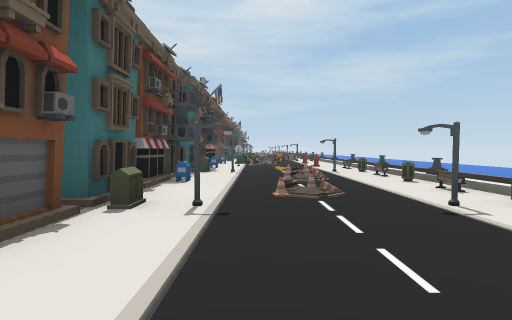
[1] (above)

16 first-person views from a walk through a scene from a Unity 3-D project. The camera is 1.2 m above the floor, tilts 2° down and sees 80° across. The floor is counted in squares, 2 m on a side. Each view is taken from the middle of a square. On the plan, view 1 faces up. The plan holds only what a view shows up to about 9 squares ahead; the rest is blank. The place goes on beyond the plan. The player character is not drawn. Some animated figures are not drawn. Some surface patterns are stand-ins.

[2]
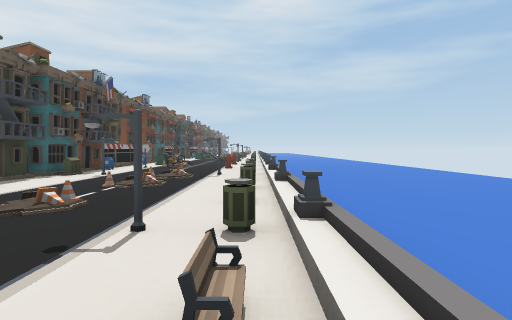

[3]
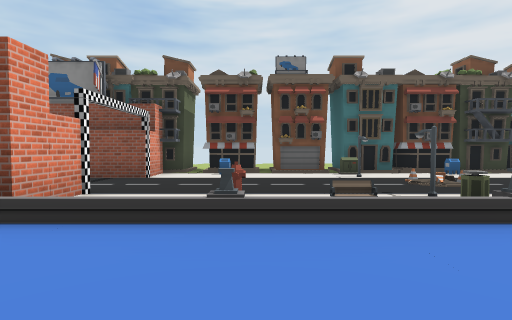

[4]
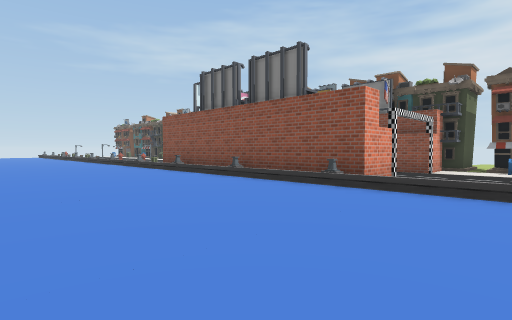

[5]
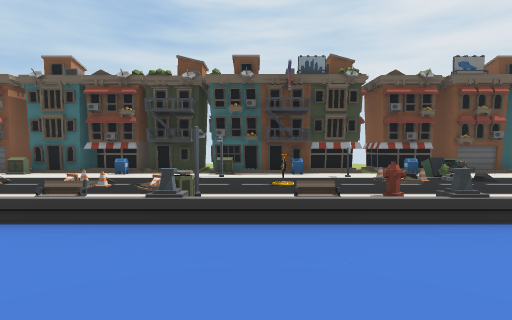

[6]
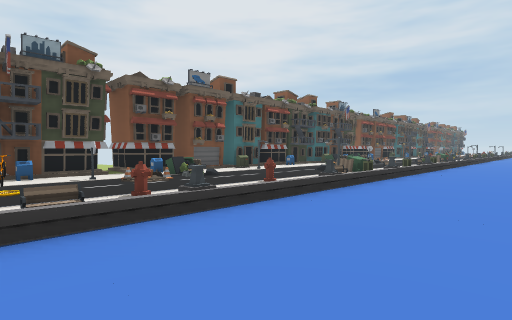

[7]
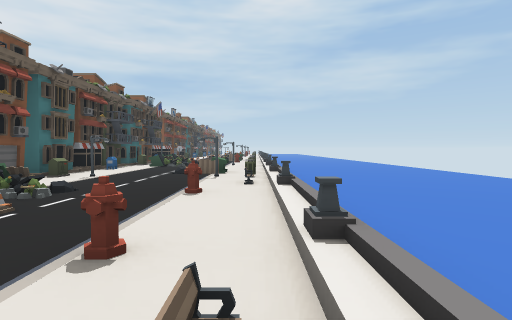

[8]
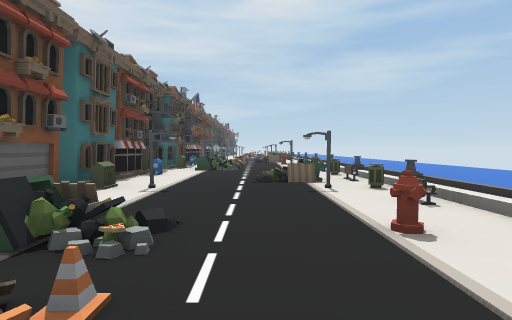

[9]
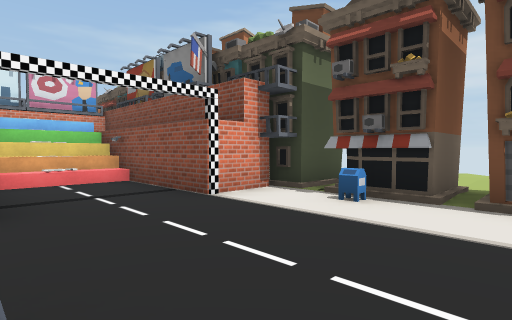

[10]
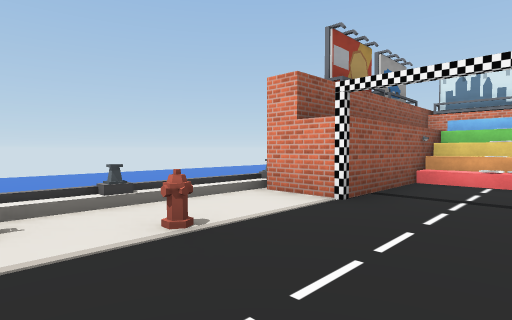

[11]
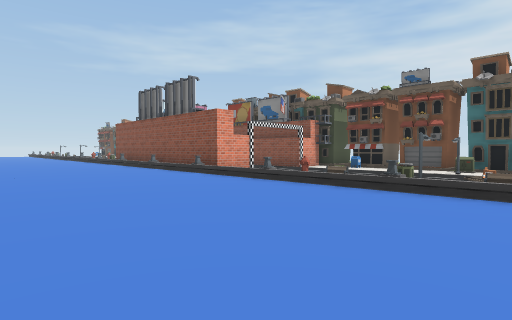

[12]
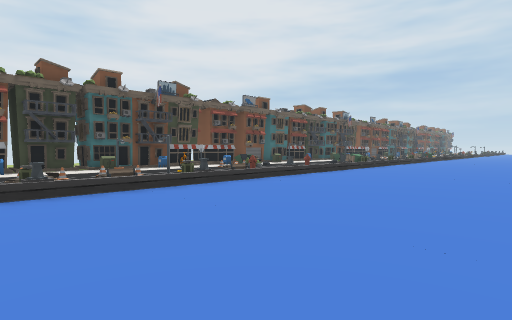

[13]
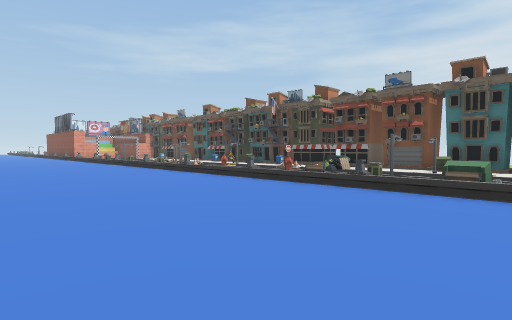

[14]
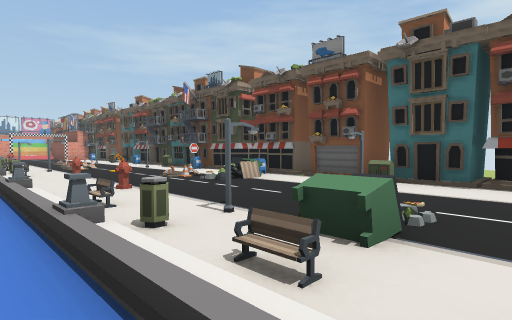

[15]
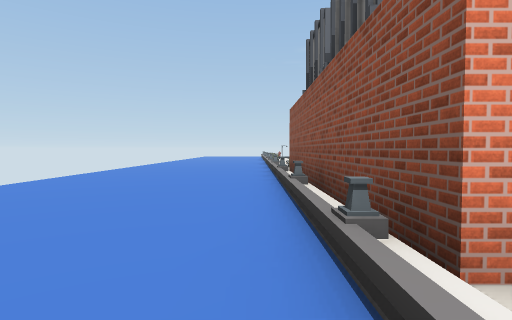

[16]
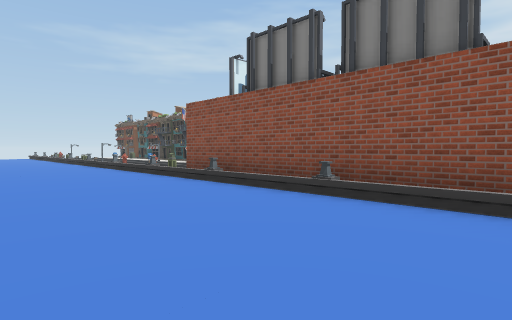

### Floor plan
Key: @ floor where view 1 was taken; # wall or solid block; . main floor; : floor 0.25 m higher than the main floor; / step, stairs or slope; = window, fence, low wall or low ledge; ^ raised ledge; S streetlight; B bench; M mailbox; H hydrant; C column; I billboard; O other object.
Columns run from 4 left of view 1 to 8 right of it. Each row starts with its distance up from view 1.
 18   #O...=.....
 17  ##...OB.....
 16  ##.S.S=.....
 15  ##..........
 14  ##....B.....
 13  ##MO.H......
 12  /..:.......
 11   #...H.....
 10   #M...B.....
  9   #..O.......
  8  ##.S/S=.....
  7  ##../.B.....
  6  ##M./.=.....
  5  ##..........
  4  ##../.B.....
  3  .^.S.S=.....
  2  ##....B.....
  1 .##...H......
  0  ##M@........
 -1  ##.C.OC.....
 -2   #^..##.....
 -3   ##..  .....
 -4    ^O/O#.....
 -5    I//# .....
 -6    #/ # .....
 -7    #####.....
 -8         .....

Where each view was taken, in squares from view 1:
view 1: 0 up, 0 right, facing up
view 2: 1 up, 3 right, facing up
view 3: 1 up, 6 right, facing left
view 4: 1 up, 8 right, facing down-left
view 5: 9 up, 6 right, facing left
view 6: 9 up, 6 right, facing up-left
view 7: 9 up, 3 right, facing up
view 8: 11 up, 1 right, facing up
view 9: 2 up, 2 right, facing down-left
view 10: 2 up, 0 right, facing down-right
view 11: 5 up, 8 right, facing down-left
view 12: 5 up, 8 right, facing up-left
view 13: 18 up, 8 right, facing down-left
view 14: 18 up, 4 right, facing down-left
view 15: 0 up, 4 right, facing down
view 16: 2 down, 7 right, facing down-left
